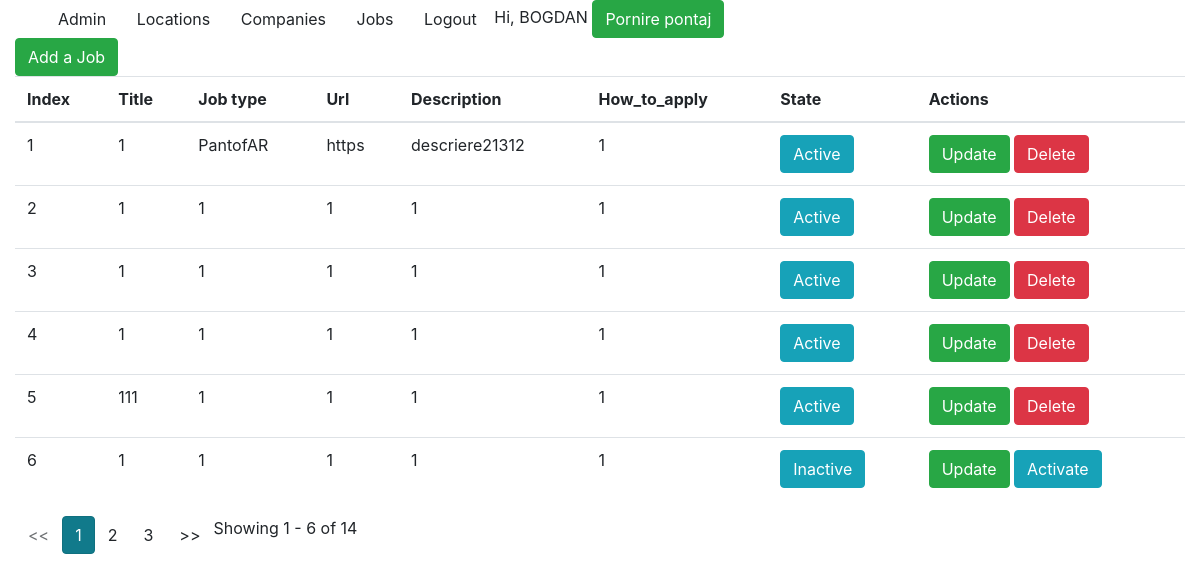
The app's page /jobs/ (signed in) with its own data.
### aplicatie3/models.py (models this page shows, shortened)
class Jobs(models.Model):
    type = models.CharField(max_length=11)
    url = models.CharField(max_length=100)
    title = models.CharField(max_length=100)
    description = models.TextField()
    how_to_apply = models.TextField()
    active = models.BooleanField(default=1)

### aplicatie3/views.py (the view)
# urls.py: path('', views.JobsView.as_view(), name='jobs_list'),
class JobsView(LoginRequiredMixin, ListView):
    model = Jobs
    template_name = 'aplicatie3/jobs_index.html'
    paginate_by = 6

### final_web_project/context_porcessors.py (called while the page is built)
def is_ready_to_work(request):
    if request.user.is_authenticated:
        if Pontaj.objects.filter(user_id=request.user.id, end_date=None).exists():
            return {'ready_to_work': False}
        return {'ready_to_work': True}
    return {}

### templates/aplicatie3/jobs_index.html
{% extends 'base.html' %}
{% block content %}
    <a class="btn btn-success" href="{% url 'jobs:add' %}">Add a Job</a>
    <table class="table">
        <thead>
            <tr>
                <th>Index</th>
                <th>Title</th>
                <th>Job type</th>
                <th>Url</th>
                <th>Description</th>
                <th>How_to_apply</th>
                <th>State</th>
                <th>Actions</th>
            </tr>
        </thead>
        <tbody>
            {% for item in jobs_list %}
                <tr>
                    <td>{{ forloop.counter }}</td>
                    <td>{{ item.title }}</td>
                    <td>{{ item.type }}</td>
                    <td>
                        {{ item.url }}
                    </td>
                    <td>
                        {{item.description}}
                    </td>
                    <td>
                        {{item.how_to_apply }}
                    </td>
                    <td>
                        {% if item.active == 1 %}
                            <span class="btn btn-info">Active</span>
                        {% else %}
                            <span class="btn btn-info">Inactive</span>
                        {% endif %}
                    </td>
                    <td>
                        <a class="btn btn-success" href="{% url 'jobs:update' item.id %}">Update</a>
                        {% if item.active == 1 %}
                        <a class="btn btn-danger" href="{% url 'jobs:delete' item.id %}">Delete</a>
                        {% else %}
                        <a class="btn btn-info" href="{% url 'jobs:activate' item.id %}">Activate</a>
                        {% endif %}
                    </td>
                </tr>
            {% endfor %}
        </tbody>
    </table>
    <div class="d-flex align-items-center">
        {% if is_paginated %}
            <ul class="pagination">
                {% if page_obj.has_previous %}
                    <li><a class="btn" href="?page={{ page_obj.previous_page_number }}"><<</a></li>
                {% else %}
                    <li class="disabled btn"><span><<</span></li>
                {% endif %}
                {% for i in paginator.page_range %}
                    {% if page_obj.number == i %}
                        <li class="active btn btn-info"><span>{{ i }}<span class="sr-only">(curent)</span></span></li>
                    {% else %}
                        <li><a class="btn" href="?page={{ i }}">{{ i }}</a></li>
                    {% endif %}
                {% endfor %}
                {% if page_obj.has_next %}
                    <li><a class="btn" href="?page={{ page_obj.next_page_number }}">>></a></li>
                {% else %}
                    <li class="disabled btn"><span>>></span></li>
                {% endif %}
                <span class="align-right">Showing {{ page_obj.start_index }} - {{ page_obj.end_index }} of
            {{ page_obj.paginator.count }}
        </span>
            </ul>
        {% endif %}
    </div>
{% endblock %}

### templates/base.html
<html>
    <head>
        <link rel="stylesheet" href="https://stackpath.bootstrapcdn.com/bootstrap/4.4.1/css/bootstrap.min.css">
    </head>
    <body>
        <div class="container">
            <div class="row">
                <div class="col-md-12">
                    <nav>
                        <a class="btn" href="/admin">Admin</a>
                        {% if request.user.is_authenticated %}
                            <a class="btn" href="{% url 'locations:lista_locatii' %}">Locations</a>
                            <a class="btn" href="{% url 'companies:companies_list' %}">Companies</a>
                            <a class="btn" href="{% url 'jobs:jobs_list' %}">Jobs</a>
                            <a class="btn" href="{% url 'logout' %}">Logout</a>
                            <span>Hi, {{ request.user.username|upper }}</span>
                            {% if ready_to_work is False %}
                                <a href="{% url 'userprofile:stop_pontaj' %}" class="btn btn-danger">Oprire pontaj</a>
                            {% else %}
                                <a href="{% url 'userprofile:start_pontaj' %}" class="btn btn-success">Pornire pontaj</a>
                            {% endif %}
                        {% endif %}
                    </nav>
                </div>
            </div>
        </div>
        <div class="col-md-12">
            {% block content %}
            {% endblock %}
        </div>
    </body>
</html>

### records on screen
Jobs: title "1", type "PantofAR", url "https", description "descriere21312", how_to_apply "1", active "Active"
Jobs: title "1", type "1", url "1", description "1", how_to_apply "1", active "Active"
Jobs: title "1", type "1", url "1", description "1", how_to_apply "1", active "Active"
Jobs: title "1", type "1", url "1", description "1", how_to_apply "1", active "Active"
Jobs: title "111", type "1", url "1", description "1", how_to_apply "1", active "Active"
Jobs: title "1", type "1", url "1", description "1", how_to_apply "1", active "Inactive"

### other values on screen
{{ request.user.username|upper }} "BOGDAN"
{{ i }} "1"
{{ i }} "2" "3"
{{ page_obj.start_index }} "1"
{{ page_obj.end_index }} "6"
{{ page_obj.paginator.count }} "14"
